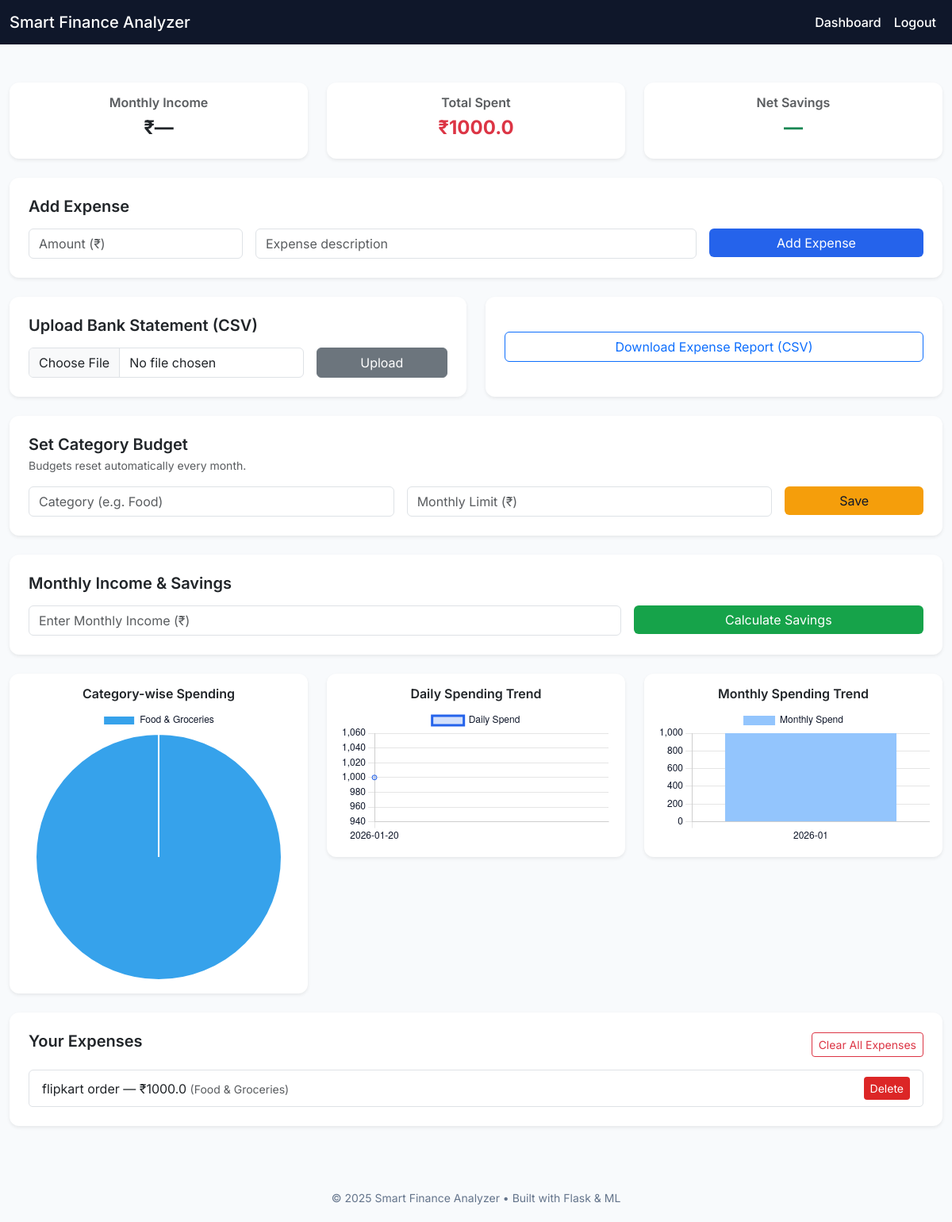
The page /dashboard (signed in) on the database its author committed.
### models.py (models this page shows)
class Expense(db.Model):
    id = db.Column(db.Integer, primary_key=True)
    user_id = db.Column(db.Integer, db.ForeignKey("user.id"))
    amount = db.Column(db.Float)
    description = db.Column(db.String(200))
    category = db.Column(db.String(50))
    date = db.Column(db.DateTime, default=datetime.utcnow)

### app.py (the view, shortened to what this page needs)
@app.route("/dashboard", methods=["GET", "POST"])
@login_required
def dashboard():
    alert_messages = []
    predicted_savings = None
    health_score = None
    expenses = Expense.query.filter_by(
        user_id=current_user.id
    ).order_by(Expense.date.desc()).all()
    amounts_only = [e.amount for e in expenses]
    total_spent = sum(amounts_only)
    income_value = None
    savings_value = None
    savings_rate = None
    IGNORE_ANOMALY_CATEGORIES = [
        "Savings", "Investments", "Insurance",
        "Rent", "EMI / Loans"
    ]
    current_month = datetime.now().strftime("%Y-%m")
    budget_usage = []
    budgets = Budget.query.filter_by(user_id=current_user.id).all()
    category_data = db.session.query(
        Expense.category, func.sum(Expense.amount)
    ).filter_by(user_id=current_user.id).group_by(
        Expense.category
    ).all()
    daily_data = db.session.query(
        func.date(Expense.date), func.sum(Expense.amount)
    ).filter_by(user_id=current_user.id).group_by(
        func.date(Expense.date)
    ).all()
    monthly_data = db.session.query(
        func.strftime("%Y-%m", Expense.date),
        func.sum(Expense.amount)
    ).filter_by(user_id=current_user.id).group_by(
        func.strftime("%Y-%m", Expense.date)
    ).all()
    return render_template(
        "dashboard.html",
        expenses=expenses,
        categories=[c[0] for c in category_data],
        amounts=[float(c[1]) for c in category_data],
        daily_dates=[str(d[0]) for d in daily_data],
        daily_amounts=[float(d[1]) for d in daily_data],
        months=[m[0] for m in monthly_data],
        monthly_amounts=[float(m[1]) for m in monthly_data],
        total_spent=total_spent,
        income_value=income_value,
        savings_value=savings_value,
        savings_rate=savings_rate,
        predicted_savings=predicted_savings,
        health_score=health_score,
        budget_usage=budget_usage,
        alert_messages=alert_messages
    )

### app.py (called while the page is built)
@login_manager.user_loader
def load_user(user_id):
    return User.query.get(int(user_id))

@app.after_request
def no_cache(response):
    response.headers["Cache-Control"] = "no-store"
    return response

### templates/dashboard.html (shortened to what this page needs)
{% extends "base.html" %}
{% block content %}
<div class="row g-4 mb-4">
  <div class="col-md-4">
    <div class="card p-3 text-center shadow-sm">
      <h6 class="text-muted">Monthly Income</h6>
      <h4 class="fw-bold">₹{{ income_value if income_value else "—" }}</h4>
    </div>
  </div>
  <div class="col-md-4">
    <div class="card p-3 text-center shadow-sm">
      <h6 class="text-muted">Total Spent</h6>
      <h4 class="fw-bold text-danger">₹{{ total_spent }}</h4>
    </div>
  </div>
  <div class="col-md-4">
    <div class="card p-3 text-center shadow-sm">
      <h6 class="text-muted">Net Savings</h6>
      <h4 class="fw-bold text-success">
        {% if savings_value is not none %}
          ₹{{ savings_value }} ({{ savings_rate }}%)
        {% else %}
          —
        {% endif %}
      </h4>
    </div>
  </div>
</div>
<div class="card p-4 mb-4 shadow-sm">
  <h5 class="mb-3">Add Expense</h5>
  <form method="POST" class="row g-3">
    <div class="col-md-3">
      <input name="amount" type="number" step="0.01"
             class="form-control" placeholder="Amount (₹)" required>
    </div>
    <div class="col-md-6">
      <input name="description"
             class="form-control" placeholder="Expense description" required>
    </div>
    <div class="col-md-3">
      <button class="btn btn-primary w-100">Add Expense</button>
    </div>
  </form>
</div>
<div class="row g-4 mb-4">
  <div class="col-md-6">
    <div class="card p-4 h-100 shadow-sm">
      <h5 class="mb-3">Upload Bank Statement (CSV)</h5>
      <form method="POST" action="/upload-csv"
            enctype="multipart/form-data" class="row g-3">
        <div class="col-md-8">
          <input type="file" name="file"
                 class="form-control" accept=".csv" required>
        </div>
        <div class="col-md-4">
          <button class="btn btn-secondary w-100">Upload</button>
        </div>
      </form>
    </div>
  </div>
  <div class="col-md-6">
    <div class="card p-4 h-100 shadow-sm d-flex justify-content-center">
      <a href="/export-expenses"
         class="btn btn-outline-primary w-100">
        Download Expense Report (CSV)
      </a>
    </div>
  </div>
</div>
<div class="card p-4 mb-4 shadow-sm">
  <h5 class="mb-1">Set Category Budget</h5>
  <p class="text-muted small mb-3">
    Budgets reset automatically every month.
  </p>
  <form method="POST" class="row g-3">
    <div class="col-md-5">
      <input name="budget_category"
             class="form-control" placeholder="Category (e.g. Food)">
    </div>
    <div class="col-md-5">
      <input name="budget_limit" type="number"
             class="form-control" placeholder="Monthly Limit (₹)">
    </div>
    <div class="col-md-2">
      <button class="btn btn-warning w-100">Save</button>
    </div>
  </form>
</div>
<div class="card p-4 mb-4 shadow-sm">
  <h5 class="mb-3">Monthly Income & Savings</h5>
  <form method="POST" class="row g-3">
    <div class="col-md-8">
      <input name="income" type="number"
             class="form-control" placeholder="Enter Monthly Income (₹)">
    </div>
    <div class="col-md-4">
      <button class="btn btn-success w-100">
        Calculate Savings
      </button>
    </div>
  </form>
</div>
<div class="row g-4 mb-4">
  <div class="col-md-4">
    <div class="card p-3 shadow-sm">
      <h6 class="text-center">Category-wise Spending</h6>
      <canvas id="pieChart"></canvas>
    </div>
  </div>
  <div class="col-md-4">
    <div class="card p-3 shadow-sm">
      <h6 class="text-center">Daily Spending Trend</h6>
      <canvas id="dailyChart"></canvas>
    </div>
  </div>
  <div class="col-md-4">
    <div class="card p-3 shadow-sm">
      <h6 class="text-center">Monthly Spending Trend</h6>
      <canvas id="monthlyChart"></canvas>
    </div>
  </div>
</div>
<div class="card p-4 mb-4 shadow-sm">
  <div class="d-flex justify-content-between align-items-center mb-3">
    <h5>Your Expenses</h5>
    {% if expenses %}
    <form method="POST" action="/clear-expenses"
          onsubmit="return confirm('Delete ALL expenses?');">
      <button class="btn btn-sm btn-outline-danger">
        Clear All Expenses
      </button>
    </form>
    {% endif %}
  </div>
  {% if expenses %}
  <ul class="list-group">
    {% for e in expenses %}
    <li class="list-group-item d-flex justify-content-between align-items-center">
      <span>
        {{ e.description }} — ₹{{ e.amount }}
        <small class="text-muted">({{ e.category }})</small>
      </span>
      <a href="/delete-expense/{{ e.id }}"
         class="btn btn-sm btn-danger"
         onclick="return confirm('Delete this expense?')">
        Delete
      </a>
    </li>
    {% endfor %}
  </ul>
  {% else %}
  <p class="text-muted">
    No expenses yet. Add your first expense or upload a CSV file.
  </p>
  {% endif %}
</div>
<script>
Chart.defaults.color = "#0f172a";
new Chart(pieChart, {
  type: "pie",
  data: {
    labels: {{ categories | tojson }},
    datasets: [{ data: {{ amounts | tojson }} }]
  }
});
new Chart(dailyChart, {
  type: "line",
  data: {
    labels: {{ daily_dates | tojson }},
    datasets: [{
      label: "Daily Spend",
      data: {{ daily_amounts | tojson }},
      borderColor: "#2563eb",
      backgroundColor: "rgba(37,99,235,0.2)"
    }]
  }
});
new Chart(monthlyChart, {
  type: "bar",
  data: {
    labels: {{ months | tojson }},
    datasets: [{
      label: "Monthly Spend",
      data: {{ monthly_amounts | tojson }},
      backgroundColor: "#93c5fd"
    }]
  }
});
</script>
{% endblock %}

### templates/base.html (shortened to what this page needs)
<!DOCTYPE html>
<html lang="en">
<head>
  <link href="https://cdn.jsdelivr.net/npm/bootstrap@5.3.2/dist/css/bootstrap.min.css" rel="stylesheet">
</head>
<body>
<nav class="navbar navbar-expand-lg">
  <div class="container">
    <a class="navbar-brand" href="/">Smart Finance Analyzer</a>
    <div class="collapse navbar-collapse justify-content-end">
      <ul class="navbar-nav">
        {% if current_user.is_authenticated %}
        <li class="nav-item">
          <a class="nav-link" href="/dashboard">Dashboard</a>
        </li>
        <li class="nav-item">
          <a class="nav-link" href="/logout">Logout</a>
        </li>
        {% endif %}
      </ul>
    </div>
  </div>
</nav>
<div class="container my-5">
  {% block content %}{% endblock %}
</div>
<footer>
  © {{ 2025 }} Smart Finance Analyzer • Built with Flask & ML
</footer>
</body>
</html>

### templates/base.html (style rules this page uses)
body { font-family: 'Inter', sans-serif; background-color: #f8fafc; color: #0f172a; }
.navbar { background-color: #0f172a; }
.navbar-brand, .nav-link { color: #ffffff !important; font-weight: 500; }
.container { max-width: 1200px; }
.card { border-radius: 12px; border: none; box-shadow: 0 4px 12px rgba(15, 23, 42, 0.08); }
h5, h6 { font-weight: 600; }
.btn-primary { background-color: #2563eb; border: none; }
.btn-success { background-color: #16a34a; border: none; }
.btn-warning { background-color: #f59e0b; border: none; color: #0f172a; }
.btn-danger { background-color: #dc2626; border: none; }
footer { margin-top: 60px; padding: 20px 0; text-align: center; color: #64748b; font-size: 14px; }

### rows shown on the page
Expense: description "flipkart order", amount "1000.0", category "Food & Groceries"

### other values the page prints
{{ income_value if income_value else "—" }} "—"
{{ total_spent }} "1000.0"
{{ 2025 }} "2025"
chart data {{ daily_dates | tojson }} ["2026-01-20"]
chart data {{ daily_amounts | tojson }} [1000.0]
